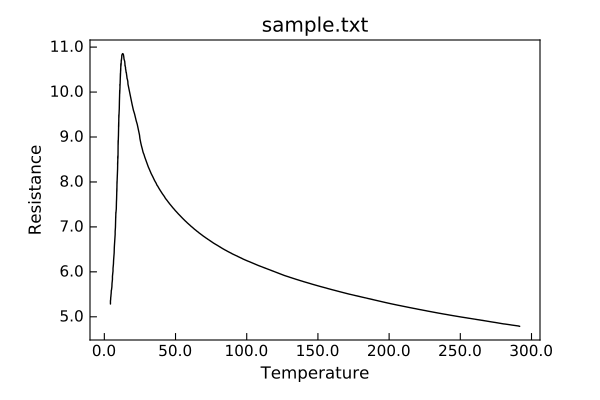

Source code (Python):
"""Example plot using default style."""
from Stoner import Data, __home__
from Stoner.plot.formats import DefaultPlotStyle
import os.path as path

filename = path.realpath(path.join(__home__, "..", "doc", "samples", "sample.txt"))
d = Data(filename, setas="xy", template=DefaultPlotStyle)
d.plot()
